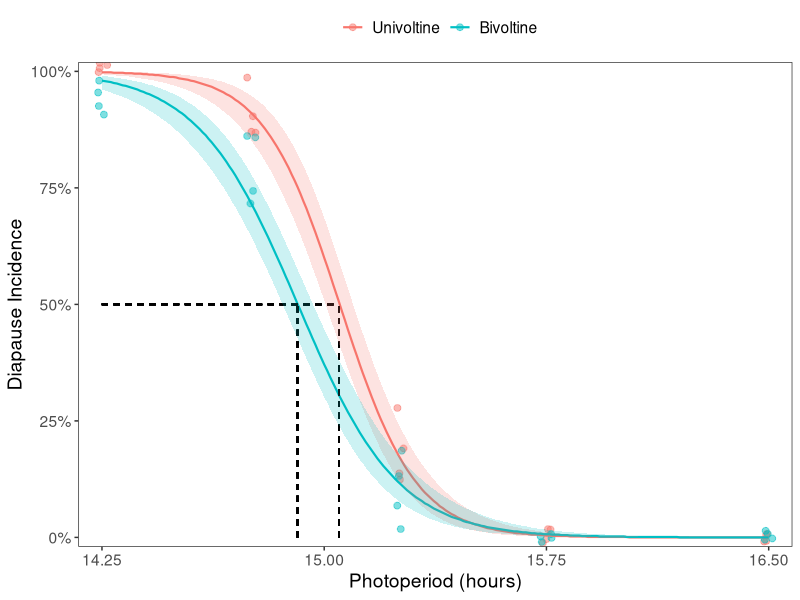
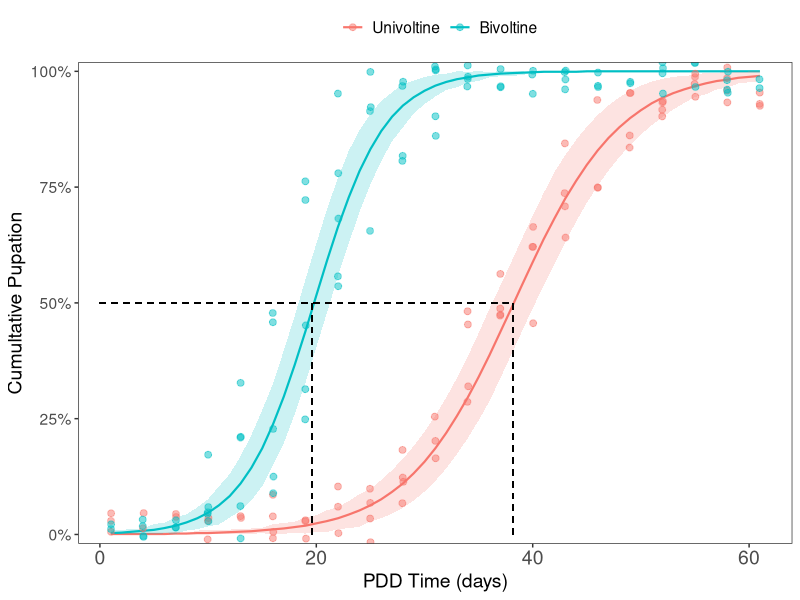
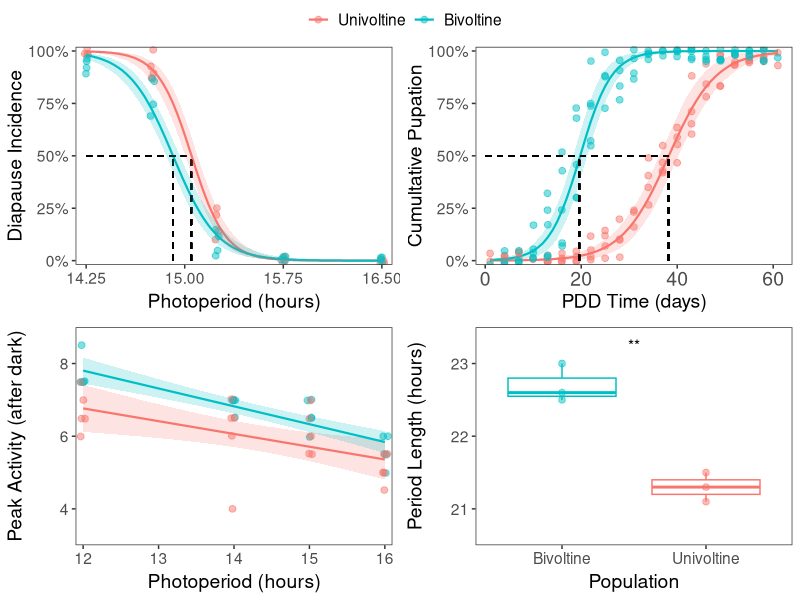
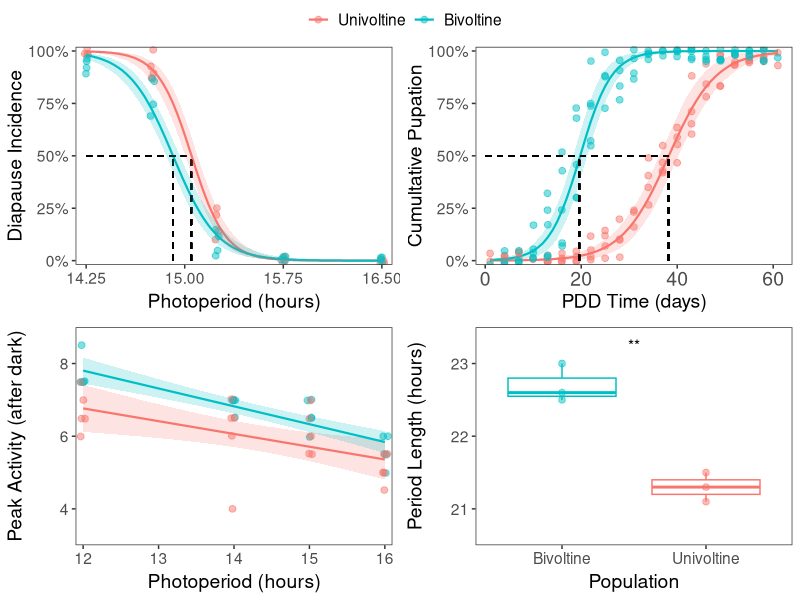

Source code (R) for these figures, in order:
## ---- chunk 1
library('car')
library('emmeans')
library('ggplot2')
library('ggpubr')
library('readr')
library('tidyverse')

## ---- chunk 2
ecb_dia <- read_csv("../data/diapause_incidence_202108.csv", 
                    col_types = cols(Date = col_date(format = "%m/%d/%Y"), 
                                     Strain = col_factor(levels = c("UZ", 
                                                                    "BE",
                                                                    "NH")))) %>%
  mutate(diapause_inc = 1-Pupae/Total, Date = as.factor(Date)) %>%
  mutate(adj_diapause_inc = 1-adj_Pupae/adj_Total)

#remove NH population from analysis and model
ecb_dia_filt <- ecb_dia  %>% filter(Photoperiod != 14.9) %>%
  filter(Photoperiod != 15.0) %>%
  filter(Strain != "NH") %>%  droplevels()

ecb_dia_filt$Date <- as.factor(ecb_dia_filt$Date)

#Remove 2021-08-25 outlier; use ecb_dia_filt for analysis
ecb_dia_filt <- ecb_dia_filt %>% filter(Date != '2021-08-25') %>% droplevels()

m1 <- glm(cbind(adj_Total-adj_Pupae, adj_Pupae) ~ Photoperiod*Strain,
          family = binomial(link = 'logit'), data = ecb_dia_filt)
summary(m1)
car::Anova(m1)
summary(m1)$coef[1,1]/summary(m1)$coef[2,1]*-1 #CPP

#Create dataframe to use for predictions
newdata = with(ecb_dia_filt, expand.grid(Photoperiod = seq(14.25, 16.5, by = 0.01),
                                         Strain=unique(Strain)))
m1_pred <- predict(m1, newdata,
                   type = 'link', se = TRUE)
m1_pred <- cbind(newdata, m1_pred)

m1_pred <- within(m1_pred, {
  prob_pred <- plogis(fit) %>% round(3)
  LB <- plogis(fit - 1.96*se.fit) %>% round(3)
  UB <- plogis(fit + 1.96*se.fit) %>% round(3)
  })

m1Pred_ecbRaw <- left_join(m1_pred, ecb_dia_filt)

figure1a <-  ggplot(data = m1Pred_ecbRaw %>% filter(Strain != "NH"),
                    aes(x = Photoperiod, y=1-adj_Pupae/adj_Total, color = Strain)) +
  geom_point(position = position_jitter(width = 0.02, height = 0.02), size = 2, alpha = 0.5) + 
  geom_line(aes(x = Photoperiod, y = prob_pred), size = 0.75) +
  theme_bw() + ylab('Diapause Incidence') + xlab('Photoperiod (hours)') +
  geom_segment(x=15.05,xend=15.05,y=0.0,yend=0.5, linetype="dashed", color = "black", size = 0.5) + #UZ
  geom_segment(x=14.25,xend=15.05,y=0.5,yend=0.5, linetype="dashed", color = "black", size = 0.5) + #ALL
  geom_segment(x=14.91,xend=14.91,y=0.0,yend=0.5, linetype="dashed", color = "black", size = 0.5) + #BE
  geom_ribbon(aes(ymin = LB, ymax = UB, x=Photoperiod, fill = Strain), alpha = 0.2, colour = NA) +
  scale_y_continuous(breaks = c(0.0, 0.25, 0.50, 0.75, 1.0),
                     expand = c(0,0.00), limits = c(-0.02,1.02 ),
                     labels = scales::percent_format()) +
  scale_x_continuous(breaks = c(14.25, 15.00, 15.75, 16.50),
                     expand = c(0.0,0.0),
                     limits = c(14.17, 16.58)) +
  theme_bw() + 
  theme(text = element_text(size = 14, family = "sans", color = 'black'),
        panel.grid.major = element_blank(),
        panel.grid.minor = element_blank(), legend.position = "top") +
  scale_color_manual(values = c("UZ" = "#F8766D", "BE" = "#00BFC4"),
                     labels = c("UZ" = "Univoltine",
                                "BE" = "Bivoltine"),
                     name = "") +
  guides(fill = 'none')

figure1a

## ---- chunk 3
pdd_df <- read_csv("../data/diapause_pdd_202108.csv", 
                    col_types = cols(Date = col_date(format = "%m/%d/%Y"), 
                                    Photoperiod = col_number(), 
                                    Strain = col_factor(levels = c("UZ","BE", "NH")),
                                    Transfer = col_date(format = "%m/%d/%Y"))) %>% 
  filter(Strain != "NH") %>%
  droplevels()

pdd_df_filt <- pdd_df %>% mutate(Location = NULL, Date = NULL, Transfer = NULL) %>%
  reshape2::melt(id = c("Strain", "Photoperiod", "Replicate", "Total"),
       measure = colnames(pdd_df)[8:ncol(pdd_df)],
       na.rm = FALSE, variable.name = "Day", value.name = "Pupae")

pdd_df_filt$Replicate <- as.factor(pdd_df_filt$Replicate)
pdd_df_filt$Day <- as.numeric(as.character(pdd_df_filt$Day))
pdd_df_filt$Pupae <- as.numeric(as.character(pdd_df_filt$Pupae))
pdd_df_filt$Total <- as.numeric(as.character(pdd_df_filt$Total))

pdd_df_filt <- pdd_df_filt %>% filter(Total != 0) %>% na.omit()
pdd_df_filt$Strain = as.factor(pdd_df_filt$Strain)
pdd_df_filt$Strain = relevel(pdd_df_filt$Strain, ref = 'UZ')

m1_pdd <- glm(cbind(Pupae, Total-Pupae) ~ Day*Photoperiod + Photoperiod*Strain + Day*Strain,
              family = binomial(link = 'logit'), data = pdd_df_filt)
car::Anova(m1_pdd)

pdd_new <- with(pdd_df_filt, expand.grid(Photoperiod = seq(14.25, 15.25, by = 0.5),
                                          Day=seq(0,61,by=1), Strain = unique(Strain)))

pdd_pred <- predict.glm(m1_pdd, pdd_new, type="response") %>% round(digits = 3)
df_pred <- cbind(pdd_new, "Pupation" = pdd_pred)
df_pred$Photoperiod <- as.factor(df_pred$Photoperiod)

pdd_pred <- cbind(pdd_new, predict.glm(m1_pdd,
                                           pdd_new,
                                           type="response", se = TRUE))
pdd_pred <- within(pdd_pred, {
  prob_pred <- fit %>% round(3)
  LB <- ifelse((fit - 3*qnorm(0.975)*se.fit %>% round(3))<0, 0,fit -  3*qnorm(0.975)*se.fit %>% round(3) )
  UB <- ifelse((fit + 3*qnorm(0.975)*se.fit %>% round(3))>1, 1,fit + 3*qnorm(0.975)*se.fit %>% round(3) )
  })

df_pred <- rbind(filter(pdd_pred, Strain == "UZ"),
                 filter(pdd_pred, Strain == "BE"))

figure1b <- ggplot(data = df_pred,
                          aes(x=Day, y = prob_pred, color = Strain)) + theme_bw() +
  theme(axis.text.x = element_text(size = 14, family = 'sans')) +
  theme(text = element_text(size = 14, family = 'sans')) +
  theme(legend.position = "top", panel.grid.major = element_blank(),
        panel.grid.minor = element_blank()) +
  ylim(0, 1) + xlim(1, 61) +
  scale_shape_manual(values=c(16, 2, 4)) +
  geom_line(data = df_pred %>% filter(Photoperiod == 14.25),
            aes(x=Day, y = prob_pred, color = Strain, linetype=as.factor(Photoperiod)), size = 0.75) +
    scale_y_continuous(breaks = c(0.0, 0.25, 0.50, 0.75, 1.0),
                     expand = c(0,0.00), limits = c(-0.02,1.02 ),
                     labels = scales::percent_format(), name = "Cumultative Pupation") +
  xlab("PDD Time (days)") +
  scale_linetype_manual(values=c(1,3,6)) + 
  geom_ribbon(data = df_pred %>% filter(Photoperiod == 14.25), 
              aes(ymin = LB, ymax = UB, x=Day, fill = interaction(Strain, Photoperiod)), 
              alpha = 0.2, colour = NA, show.legend = FALSE) +
  guides(linetype = 'none') +
  scale_color_manual(values = c("UZ" = "#F8766D", "BE" = "#00BFC4"),
                     labels = c("UZ" = paste("Univoltine"),
                                "BE" = paste("Bivoltine")),
                     name = "")

figure1b <- figure1b + geom_point(data = pdd_df_filt %>%
                                                  filter(Photoperiod == 14.25),
                                                aes(x = Day, y = Pupae/Total, color = Strain),
                                                size = 2, alpha = 0.5,
                                                position = position_jitter(width = 0.05, height = 0.05)) +
  geom_segment(x=0,xend=38.3,y=0.5,yend=0.5, linetype="dashed", color = "black", size = 0.5) +
  geom_segment(x=38.2,xend=38.2,y=0.0,yend=0.5, linetype="dashed", color = "black", size = 0.5) +
  geom_segment(x=19.6,xend=19.6,y=0,yend=0.5, linetype="dashed", color = "black", size = 0.5) 

figure1b

## ---- chunk 4
phase_df <- read_csv("../data/activity_summary.csv", 
                         col_types = cols(...1 = col_skip()),
                     show_col_types = FALSE)

phase_df$strain = as.factor(phase_df$strain)
phase_df$strain = relevel(phase_df$strain, ref = 'univoltine')

#lm
m1 = lm(peak_after_day ~ daylength+strain, data = phase_df)
car::Anova(m1)
m1_contrast = emmeans::contrast(emmeans::emmeans(m1, ~ strain, type = 'response'), method = 'pairwise')
summary(m1_contrast, infer = c(TRUE, TRUE))

figure1c = ggplot(data=phase_df,
                 aes(x=daylength, y=peak_after_day, color=strain)) +
  geom_jitter(size=2, alpha=0.5, position = position_jitter(width = 0.04, height = 0.02)) +
  geom_smooth(method='lm', se=TRUE, aes(fill = strain),alpha = 0.2, size = 0.75) +
  scale_fill_manual(values = c('univoltine' = "#F8766D", 'bivoltine' = "#00BFC4"),
                     labels = c('univoltine' = "Univoltine",
                                'bivoltine' = "Bivoltine")) +
  scale_color_manual(values = c('univoltine' = "#F8766D", 'bivoltine' = "#00BFC4"),
                     labels = c('univoltine' = "Univoltine",
                                'bivoltine' = "Bivoltine")) +
  theme_bw() +
  theme(text = element_text(size = 14, family = "sans", color = 'black'),
        strip.background = element_blank(),
        panel.grid.major = element_blank(),
        panel.grid.minor = element_blank(),
        legend.position = "top",
        legend.title = element_blank()) +
  ylab("Peak Activity (after dark)") + xlab("Photoperiod (hours)") +
  scale_x_continuous(breaks = c(12, 13, 14, 15, 16), expand = c(0.0,0), limits = c(11.9, 16.1)) +
  scale_y_continuous(breaks = c(4,6,8), expand = c(0,0), limits = c(3,9)) +
  guides(fill = 'none')

## ---- chunk 5
circ_df <- read_csv("../data/activity_circadian.csv")
circ_df$strain = as.factor(circ_df$strain)
circ_df$strain = relevel(circ_df$strain, ref = 'univoltine')

t.test(data = circ_df, period ~ strain)

figure1d = ggplot(circ_df,
                  aes(x=strain, y=period, color = strain)) +
  geom_boxplot(size = 0.5) +
  geom_point(aes(x = strain, y = period, color = strain), alpha=0.5, size=2) +
  theme_bw() +
  ylab("Period (hours)") + xlab("Population") +
  scale_color_manual(values = c(
    'bivoltine' = "#00BFC4",
    'univoltine' = "#F8766D"),
    labels = c(
      'bivoltine' = 'Bivoltine',
      'univoltine' = 'Univoltine',
    name = "")) +
  theme(text = element_text(size = 14, family = "sans", color = 'black'),
        strip.background = element_blank(),
        panel.grid.major = element_blank(),
        panel.grid.minor = element_blank(),
        legend.position = "top",
        legend.title = element_blank()) +
  scale_x_discrete(breaks = c('bivoltine', 'univoltine'), limits = c('bivoltine', 'univoltine'),
                   labels = c('bivoltine' = 'Bivoltine', 'univoltine' = 'Univoltine'),
                   name = "Population") +
  scale_y_continuous(breaks = seq(21, 23,  by = 1), expand = c(0,0), limits = c(20.5,23.5),
                   name = 'Period Length (hours)') +
  annotate("text", x=1.5, y=23.25, label= "**", size = 4)

## ---- chunk 6
figure1 = ggarrange(figure1a,figure1b,
                    figure1c,figure1d,
                    ncol = 2, nrow = 2,
                    common.legend = TRUE, legend = 'top', align = 'hv')

figure1
ggsave("../plots/figure1.png", plot = figure1, width = 6, height = 6, dpi = 600, units=c('in'),
               bg='white')
